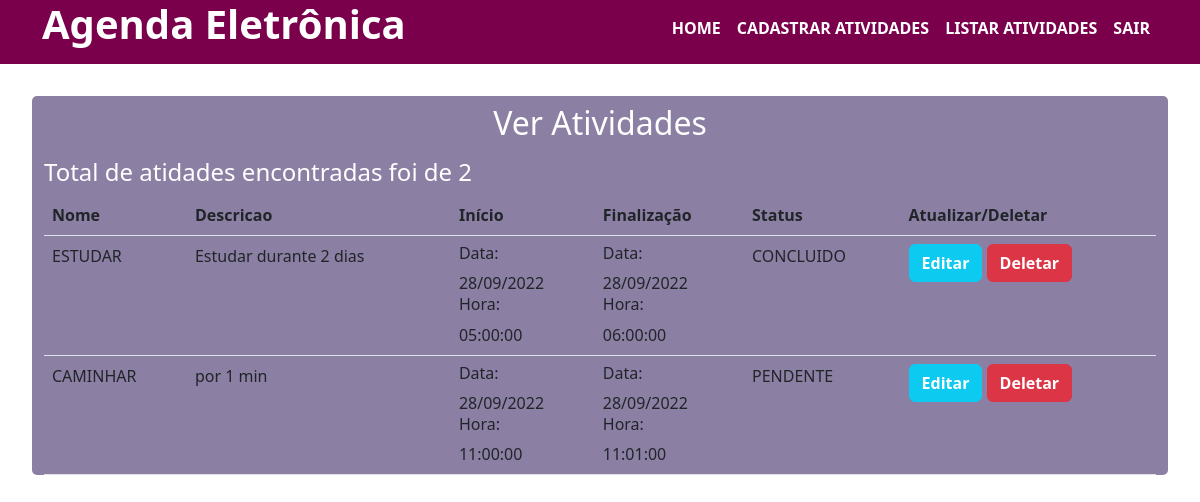
The app's page /admin/ver_atividade.php (signed in) with its own data.
### tables this page shows
CREATE TABLE `atividade` (
  `id` int(11) NOT NULL,
  `nome` varchar(50) NOT NULL,
  `descricao` text DEFAULT NULL,
  `dt_inicio` date NOT NULL,
  `hr_inicio` time NOT NULL,
  `dt_fim` date NOT NULL,
  `hr_fim` time NOT NULL,
  `status` varchar(9) NOT NULL,
  `usuario_id` int(11) NOT NULL
);

### util/funcao.php (called while the page is built, shortened)
<?php
function formatDateFromDb($data){
    $dt = \DateTime::createFromFormat("Y-m-d", $data);
    return $dt->format("d/m/Y");
}

### admin/ver_atividade.php (the view, shortened to what this page needs)
<?php require_once 'components/topo.php';
require_once '../util/funcao.php';
require_once '../db/conexao.php';
?>
        <h2 style="text-align:center">Ver Atividades</h2>
    <?php
   $idusuario = $_SESSION["id"];
    $sql = "SELECT id, nome, descricao, dt_inicio, hr_inicio, dt_fim, hr_fim, status FROM atividade WHERE usuario_id=".$idusuario;
    $resultSet = mysqli_query($conn,$sql);
    $totalResgistros= mysqli_num_rows($resultSet);
    if($totalResgistros >0 ){
    ?>
    <h4>Total de atidades encontradas foi de <?= $totalResgistros; ?></h4>
   <table class="table">
    <thead>
    <tr>
        <th>Nome</th>
        <th>Descricao</th>
        <th>Início</th>
        <th>Finalização</th>
        <th>Status</th>
        <th>Atualizar/Deletar</th>
    </tr>
    </thead>
    <tbody>
    <?php while ($registro = mysqli_fetch_assoc($resultSet)){
        ?>
    <tr>
     <td><?=mb_strtoupper($registro["nome"], "UTF-8") ?> </td>
     <td><?=($registro["descricao"]) ?>  </td>
     <td> <h6>Data:</h6><?=formatDateFromDb($registro["dt_inicio"]) ?> <br>
     <h6>Hora:</h6><?=$registro["hr_inicio"] ?>
    </td>
    <td><h6>Data:</h6><?=formatDateFromDb($registro["dt_fim"]) ?> <br>
    <h6>Hora:</h6><?=$registro["hr_fim"] ?>
    </td>
     <td> <?=$registro["status"] ?>  </td>
     <td >
     <button class="btn btn-info w-40" type="button" ><a href="editar.php?id=<?=$registro["id"]?>" style="text-decoration:none;color:#FFF;font-weight:bold;">Editar</a> </button>
     <button class="btn btn-danger w-40" type="button" ><a href="deletar.php?id=<?=$registro["id"]?>" style="text-decoration:none;color:#FFF;font-weight:bold;" >Deletar</a> </button></td>
    </tr>
    <?php } ?>
    </tbody>
   </table>
   <?php
   }else{
    echo "<h4>Nenhuma movimentação encontrada no banco de dados.</h4>";
   }
   ?>
</section>
    <?php require_once 'components/rodape.php'; ?>

### admin/components/topo.php (shortened to what this page needs)
<!DOCTYPE html>
<html lang="en">
<head>
    <link href="https://cdn.jsdelivr.net/npm/bootstrap@5.2.1/dist/css/bootstrap.min.css" rel="stylesheet">
</head>
<body>
<header id="header" class="bg-site">
    <div class="container d-flex justify-content-between">
        <h1 class="logo"><a href="#">Agenda Eletrônica</a></h1>
        <nav id="navbar" class="navbar navbar-expand-sm">
            <ul class="navbar-nav mb-2">
                <li class="nav-item"><a href="home.php" class="nav-link">HOME</a></li>
                <li class="nav-item"><a href="cadastrar_atividade.php" class="nav-link">CADASTRAR ATIVIDADES</a></li>
                <li class="nav-item"><a href="ver_atividade.php" class="nav-link">LISTAR ATIVIDADES</a></li>
                <li class="nav-item"><a href="sair.php" class="nav-link">SAIR</a></li>
            </ul>
        </nav>
    </div>
</header>
<section id="welcome">
    <div class="container-fluid" style="background-color: rgba(24,0,73,0.5);border-radius:5px;">

### admin/components/rodape.php (shortened to what this page needs)
</body>
</html>

### admin/components/topo.php (style rules this page uses)
#welcome { color:#FFF; padding :2rem; }
#welcome h2 { padding-top :0.5rem; padding-bottom:0.5rem; }
.bg-site { background-color: rgb(122,0,75); }
.navbar a, .logo a { text-decoration: none; color: #FFF; font-weight:bold; }

### records on screen
atividade: nome "ESTUDAR", descricao "Estudar durante 2 dias", dt_inicio "28/09/2022", hr_inicio "05:00:00", dt_fim "28/09/2022", hr_fim "06:00:00", status "CONCLUIDO"
atividade: nome "CAMINHAR", descricao "por 1 min", dt_inicio "28/09/2022", hr_inicio "11:00:00", dt_fim "28/09/2022", hr_fim "11:01:00", status "PENDENTE"

### other values on screen
$totalResgistros "2"
